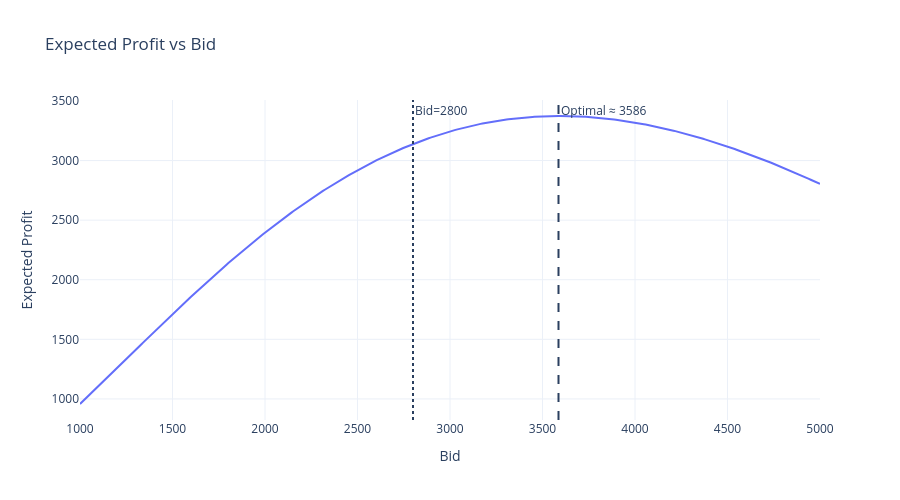

The code cell stored with this chart in its notebook:
### Code cell
import numpy as np
import plotly.graph_objects as go
from scipy.stats import beta

# -------------------------
# Parameters
# -------------------------

alpha = 2
beta_param = 5

scale_max = 9000
profit_gain = 8000

# bid grid
bids = np.linspace(1000, 5000, 400)

expected_profit = []

for b in bids:

    # entry probability
    p_enter = beta.cdf(
        b / scale_max,
        alpha,
        beta_param
    )

    # correct formula
    exp_p = p_enter * (profit_gain - b)

    expected_profit.append(exp_p)

# optimal bid
best_idx = np.argmax(expected_profit)
best_bid = bids[best_idx]
best_profit = expected_profit[best_idx]

print("Optimal bid:", best_bid)
print("Expected profit at optimal:", best_profit)

# -------------------------
# Plot
# -------------------------

fig = go.Figure()

fig.add_trace(
    go.Scatter(
        x=bids,
        y=expected_profit,
        mode="lines",
        name="Expected Profit"
    )
)

# optimal line
fig.add_vline(
    x=best_bid,
    line_dash="dash",
    annotation_text=f"Optimal ≈ {int(best_bid)}"
)

# your bid
fig.add_vline(
    x=2800,
    line_dash="dot",
    annotation_text="Bid=2800"
)

fig.update_layout(
    title="Expected Profit vs Bid",
    xaxis_title="Bid",
    yaxis_title="Expected Profit",
    template="plotly_white",
    width=900,
    height=500
)

fig.show()

### Figure 1 — Plotly figure (JSON) as saved in the notebook; plotly's stock layout.template omitted (floating-point values rounded to 4 significant figures; data arrays with more than 128 entries replaced by an {"elided": "..."} marker saying what was removed)
{"data": [{"mode": "lines", "name": "Expected Profit", "type": "scatter", "x": {"elided": "400 float values"}, "y": {"elided": "400 float values"}}], "layout": {"annotations": [{"showarrow": false, "text": "Optimal ≈ 3586", "x": 3586.0, "xanchor": "left", "xref": "x", "y": 1, "yanchor": "top", "yref": "y domain"}, {"showarrow": false, "text": "Bid=2800", "x": 2800, "xanchor": "left", "xref": "x", "y": 1, "yanchor": "top", "yref": "y domain"}], "height": 500, "shapes": [{"line": {"dash": "dash"}, "type": "line", "x0": 3586.0, "x1": 3586.0, "xref": "x", "y0": 0, "y1": 1, "yref": "y domain"}, {"line": {"dash": "dot"}, "type": "line", "x0": 2800, "x1": 2800, "xref": "x", "y0": 0, "y1": 1, "yref": "y domain"}], "title": {"text": "Expected Profit vs Bid"}, "width": 900, "xaxis": {"title": {"text": "Bid"}}, "yaxis": {"title": {"text": "Expected Profit"}}}}
